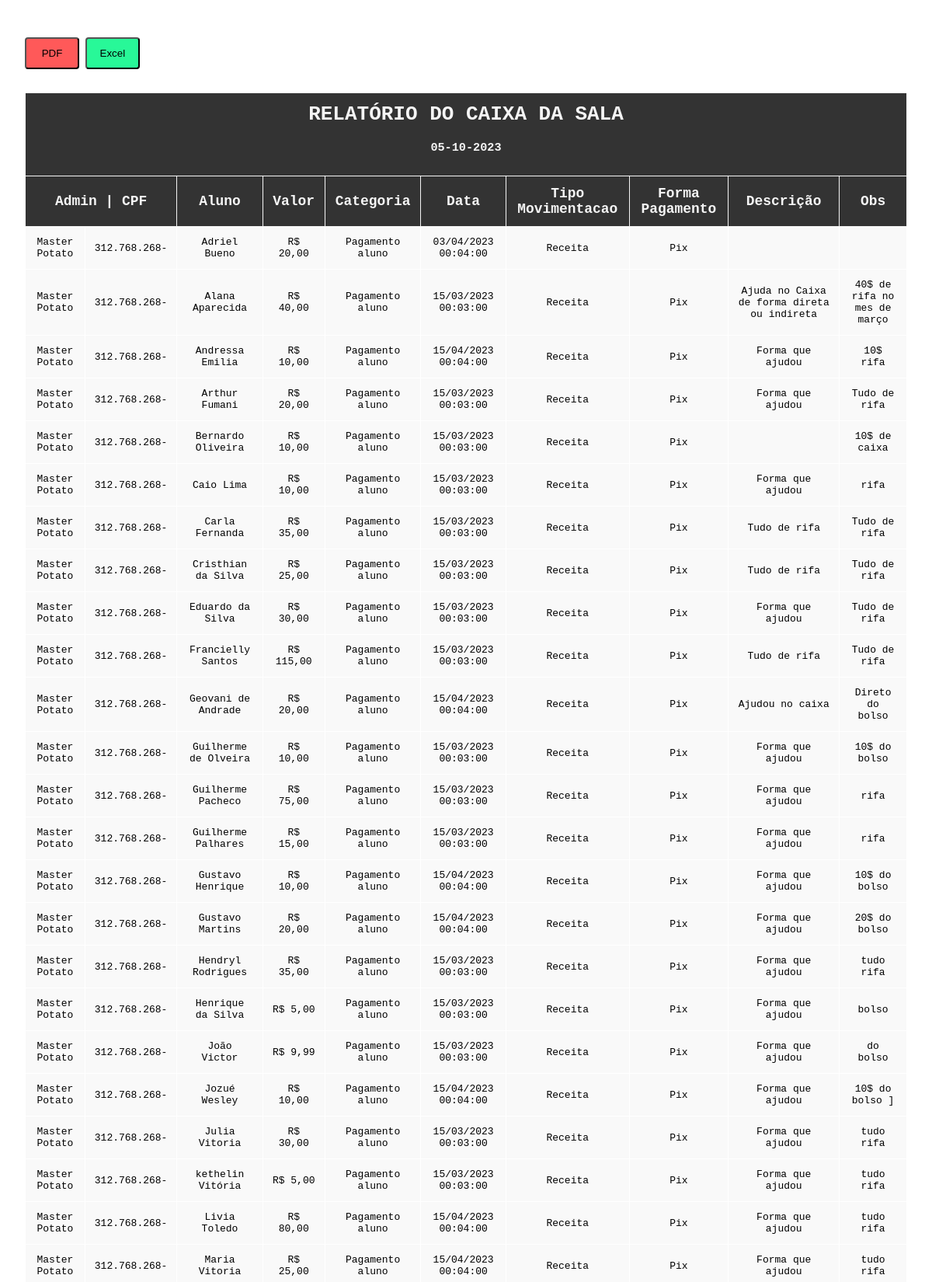
The app's page /resources/views/admin/sala/relatorio.php (signed in, upper part) with its own data.
### tables this page shows
CREATE TABLE caixa (
		 
    caixa_id INT AUTO_INCREMENT PRIMARY KEY NOT NULL,
    usuario_id INT NULL,
    FOREIGN KEY (usuario_id)
        REFERENCES Usuarios (usuario_id),
    aluno_id INT NOT NULL,
    FOREIGN KEY (aluno_id)
        REFERENCES Alunos (aluno_id),
        
		 
    categoria VARCHAR(20),
    descricao VARCHAR(100),
    data_movimentacao DATETIME,
    valor DECIMAL(10, 2),
    tipo_movimentacao VARCHAR(20),
    forma_pagamento VARCHAR(20),
    status_caixa VARCHAR(15),
    obs TEXT
);

CREATE TABLE usuarios (
	 
    usuario_id INT AUTO_INCREMENT PRIMARY KEY NOT NULL,
    tipo_usuario CHAR(3),

     
    nome VARCHAR(100) NOT NULL,
    email VARCHAR(100) UNIQUE NOT NULL,
    cpf VARCHAR(13) UNIQUE, 
    senha VARCHAR(200) NOT NULL,
    idade INT(3) NOT NULL,
     
    genero CHAR(1),
    celular VARCHAR(25),
    foto_perfil VARCHAR(200) 
        DEFAULT 'profile_default.png'
);

CREATE TABLE alunos (
	 
    aluno_id INT PRIMARY KEY NULL AUTO_INCREMENT,
    nome VARCHAR(255) NOT NULL,
    status BOOLEAN DEFAULT TRUE
);

### config.php (called while the page is built, shortened)
<?php
function autocarregamento($class_name) {
  $path = __DIR__ . '//models//' . $class_name . '.php';
}

### controllers/Sala/ConsultaController.php (called while the page is built, shortened)
<?php
global $mysqli;
$sala = new Sala($mysqli);
$porcentagemDevedoresPagantes = $sala->porcentagemDevedoresPagantes();
return $data = [
  'sala'                         => $sala->obterReceitasComAluno(),
  'pagamentosPorMes'             => $sala->agruparPagamentosPorMes(),
  'totalAlunosPagantes'          => $sala->calcularTotalAlunosPagantes(),
  'totalPagamentos'              => $sala->calcularTotalPagamentos(),
  'alunosDevedores'              => $sala->obterAlunosDevedores(),
  'rankingTopPagantes'           => $sala->calcularRankingTopPagantes(),
  'porcentagem_devedores'        => abs(round($porcentagemDevedoresPagantes['porcentagem_devedores'], 1)),
  'porcentagem_pagantes'         => abs(round($porcentagemDevedoresPagantes['porcentagem_pagantes'], 1)),
  'totalAlunos' => $sala->obterTodosAlunos()
];
?>

### models/Sala.php (called while the page is built, shortened)
<?php
class Sala {
    private $mysqli;
    private $tabela = 'caixa';
    private $tabela_secundaria = 'alunos';
    public function __construct(mysqli $mysqli)
    {
      $this->mysqli = $mysqli;
    }
    public function obterTodosAlunos() {
        $query = "SELECT * FROM ". $this->tabela_secundaria;
        $result = $this->mysqli->query($query);
        $listaDosAlunos = [];
        while ($linha = mysqli_fetch_array($result, MYSQLI_ASSOC)) {
            $listaDosAlunos[] = $linha;
        }
        return $listaDosAlunos;
    }
    public function obterReceitasComAluno()
    {
        $query = "
            SELECT
                c.*, u.*, u.nome as nome_usuario, a.nome as nome_aluno
            FROM
                " . $this->tabela . " as c
            JOIN
                usuarios AS u ON u.usuario_id = c.usuario_id
            LEFT JOIN
                alunos AS a ON a.aluno_id = c.aluno_id
            WHERE
                LOWER(c.tipo_movimentacao) = 'receita' AND
                c.aluno_id IS NOT NULL
        ";
        $result = $this->mysqli->query($query);
        $receitasComAluno = array();
        while ($linha = mysqli_fetch_array($result, MYSQLI_ASSOC)) {
            $receitasComAluno[] = $linha;
        }
        return $receitasComAluno;
    }
    public function agruparPagamentosPorMes()
    {
        $query = "
            SELECT
                YEAR(data_movimentacao) as ano,
                MONTH(data_movimentacao) as mes,
                SUM(valor) as total
            FROM
                " . $this->tabela . "
            WHERE
                LOWER(tipo_movimentacao) = 'receita' AND
                aluno_id IS NOT NULL
            GROUP BY
                YEAR(data_movimentacao), MONTH(data_movimentacao)
            ORDER BY
                YEAR(data_movimentacao) DESC, MONTH(data_movimentacao) DESC
        ";
        $result = $this->mysqli->query($query);
        $pagamentosPorMes = array();
        while ($linha = mysqli_fetch_array($result, MYSQLI_ASSOC)) {
            $pagamentosPorMes[] = $linha;
        }
        return $pagamentosPorMes;
    }
    public function calcularTotalAlunosPagantes()
    {
        $query = "
            SELECT
                COUNT(DISTINCT aluno_id) as total
            FROM
                " . $this->tabela . "
            WHERE
                LOWER(tipo_movimentacao) = 'receita' AND
                aluno_id IS NOT NULL
        ";
        $result = $this->mysqli->query($query);
        $row = $result->fetch_assoc();
        return $row['total'];
    }
    public function calcularTotalPagamentos()
    {
        $query = "
            SELECT
                SUM(valor) as total
            FROM
                " . $this->tabela . "
            WHERE
                LOWER(tipo_movimentacao) = 'receita' AND
                aluno_id IS NOT NULL
        ";
        $result = $this->mysqli->query($query);
        $row = $result->fetch_assoc();
        return $row['total'];
    }
    public function calcularRankingTopPagantes($limit = 5)
    {
        $query = "
            SELECT
                a.nome as nome_aluno,
                SUM(c.valor) as total_pago
            FROM
                " . $this->tabela . " as c
            JOIN
                alunos AS a ON a.aluno_id = c.aluno_id
            WHERE
                LOWER(c.tipo_movimentacao) = 'receita' AND
                c.aluno_id IS NOT NULL
            GROUP BY
                c.aluno_id
            ORDER BY
                total_pago DESC
            LIMIT " . $limit;
        $result = $this->mysqli->query($query);
        $ranking = array();
        while ($linha = mysqli_fetch_array($result, MYSQLI_ASSOC)) {
            $ranking[] = $linha;
        }
        return $ranking;
    }
    public function obterAlunosDevedores()
    {
        $query = "
        SELECT
            COUNT(*) as totalPagantes
        FROM
            alunos as a,
            caixa  as c
        WHERE
            LOWER(c.tipo_movimentacao) = 'receita' AND
            Year(c.data_movimentacao) =  YEAR(NOW()) AND
            MONTH(c.data_movimentacao) =  month(NOW()) AND
            c.aluno_id = a.aluno_id;
        ";
        $result = $this->mysqli->query($query);
        $alunosPagantes = $result->fetch_assoc();
        $query = "
            SELECT
                COUNT(*) as totalAlunos
            FROM
                alunos
        ";
        $result = $this->mysqli->query($query);
        $alunos = $result->fetch_assoc();
        $alunosDevedores = $alunos['totalAlunos'] - $alunosPagantes['totalPagantes'];
        return $alunosDevedores;
    }
    public function porcentagemDevedoresPagantes()
    {
        $alunosDevedores = $this->obterAlunosDevedores();
        $totalAlunos = $this->obterTodosAlunos();
        $totalDevedores = $alunosDevedores;
        $totalPagantes = count($totalAlunos) - $totalDevedores;
        $porcentagemDevedores = ($totalDevedores / count($totalAlunos)) * 100;
        $porcentagemPagantes = ($totalPagantes / count($totalAlunos)) * 100;
        return [
            'porcentagem_devedores' => $porcentagemDevedores,
            'porcentagem_pagantes' => $porcentagemPagantes
        ];
    }
}

### resources/views/admin/sala/relatorio.php (the view, shortened to what this page needs)
<?php
require dirname(dirname(dirname(dirname(__DIR__)))) . '/config.php';
include $_ENV['PASTA_CONTROLLER'] . '/Sala/ConsultaController.php';
?>
<link rel="stylesheet" href="https://cdn.datatables.net/1.13.4/css/jquery.dataTables.css" />
<body style="padding: 2rem;margin: 1rem 0;">
  <div>
  	<button
  		style="padding: 0.68rem;border-radius: 0.25rem;width: 70px;color: #000;border-color: 2px solid #555;background: #ff0000a6;cursor: pointer;"
  		onclick="exportToPDF()"
  	>
  		PDF
  	</button>
  	<button
  		style="padding: 0.68rem;border-radius: 0.25rem;width: 70px;color: #000;border-color: 2px solid #555;background: #28f898;cursor: pointer;"
  		onclick="exportToExcel()"
  	>
  		Excel
  	</button>
  </div>
  <br><br>
	<?php if (isset($data['sala']) && !empty($data['sala'])) { ?>
    <table id="myTable" class="display" style="width: 100%!important; border-collapse: collapse; border: 1px solid whitesmoke; border-radius: 3rem;" cellpadding="12" cellspacing="15" border="2">
        <thead>
            <tr>
                <th colspan="20" style="background: #333; color: whitesmoke; border: 1px solid whitesmoke;">
                    <h1 style="margin-bottom: 1.2rem;">RELATÓRIO DO CAIXA DA SALA</h1>
                     <h3><?= date('d-m-Y'); ?></h3>
                </th>
            </tr>
            <tr>
                <th colspan="2" style="font-size: 1.12rem; font-weight: 700; background: #333; color: whitesmoke; border: 1px solid whitesmoke;">Admin | CPF</th>
                <th style="font-size: 1.12rem; font-weight: 700; background: #333; color: whitesmoke; border: 1px solid whitesmoke;">Aluno</th>
                <th style="font-size: 1.12rem; font-weight: 700; background: #333; color: whitesmoke; border: 1px solid whitesmoke;">Valor</th>
                <th style="font-size: 1.12rem; font-weight: 700; background: #333; color: whitesmoke; border: 1px solid whitesmoke;">Categoria</th>
                <th style="font-size: 1.12rem; font-weight: 700; background: #333; color: whitesmoke; border: 1px solid whitesmoke;">Data</th>
                <th style="font-size: 1.12rem; font-weight: 700; background: #333; color: whitesmoke; border: 1px solid whitesmoke;">Tipo Movimentacao</th>
                <th style="font-size: 1.12rem; font-weight: 700; background: #333; color: whitesmoke; border: 1px solid whitesmoke;">Forma Pagamento</th>
                <th style="font-size: 1.12rem; font-weight: 700; background: #333; color: whitesmoke; border: 1px solid whitesmoke;">Descrição</th>
                <th style="font-size: 1.12rem; font-weight: 700; background: #333; color: whitesmoke; border: 1px solid whitesmoke;">Obs</th>
            </tr>
        </thead>
        <tbody>
            <?php foreach ($data['sala'] as $sala): ?>
            <tr>
                <td style="background: #f9f9f9; border: 1px solid #fff; text-align: center;">
                    <?= ucfirst($sala['nome_usuario']); ?>
                </td>
                <td style="background: #f9f9f9; border: 1px solid #fff; text-align: center;">
                    <?= Mascara::mascararCPF($sala['cpf']); ?>
                </td>
                <td style="background: #f9f9f9; border: 1px solid #fff; text-align: center;">
                    <?= !empty($sala['nome_aluno'])? $sala['nome_aluno'] : 'N/A'; ?>
                </td>
                <td style="background: #f9f9f9; border: 1px solid #fff; text-align: center;">
                    <?= Money::format($sala['valor']); ?>
                </td>
                <td style="background: #f9f9f9; border: 1px solid #fff; text-align: center;">
                    <?= ucfirst($sala['categoria']); ?>
                </td>
                <td style="background: #f9f9f9; border: 1px solid #fff; text-align: center;">
                    <?= date('d/m/Y H:m:s', strtotime($sala['data_movimentacao'])); ?>
                </td>
                <td style="background: #f9f9f9; border: 1px solid #fff; text-align: center;">
                    <?= ucfirst($sala['tipo_movimentacao']); ?>
                </td>
                <td style="background: #f9f9f9; border: 1px solid #fff; text-align: center;">
                    <?= ucfirst($sala['forma_pagamento']); ?>
                </td>
                <td style="background: #f9f9f9; border: 1px solid #fff; text-align: center;">
                    <?= !empty($sala['descricao']) || isset($sala['descricao'])? $sala['descricao'] : 'N/A'; ?>
                </td>
                <td style="background: #f9f9f9; border: 1px solid #fff; text-align: center;">
                    <?= !empty($sala['obs']) || isset($sala['obs'])? $sala['obs'] : 'N/A'; ?>
                </td>
            </tr>
            <?php endforeach; ?>
        </tbody>
    </table>
  <?php } else { ?>
      <br>
      <h3>Sem dados</h3>
  <?php } ?>
</body>

### resources/views/admin/sala/relatorio.php (style rules this page uses)
body { font-family: monospace; font-weight: 600; }

### records on screen
caixa: usuario.nome "Master Potato", usuario.cpf "312.768.268-", aluno.nome "Adriel Bueno", valor "R$ 20,00", categoria "Pagamento aluno", data_movimentacao "03/04/2023 00:04:00", tipo_movimentacao "Receita", forma_pagamento "Pix"
caixa: usuario.nome "Master Potato", usuario.cpf "312.768.268-", aluno.nome "Alana Aparecida", valor "R$ 40,00", categoria "Pagamento aluno", data_movimentacao "15/03/2023 00:03:00", tipo_movimentacao "Receita", forma_pagamento "Pix", descricao "Ajuda no Caixa de forma direta ou indireta", obs "40$ de rifa no mes de março"
caixa: usuario.nome "Master Potato", usuario.cpf "312.768.268-", aluno.nome "Andressa Emilia", valor "R$ 10,00", categoria "Pagamento aluno", data_movimentacao "15/04/2023 00:04:00", tipo_movimentacao "Receita", forma_pagamento "Pix", descricao "Forma que ajudou", obs "10$ rifa"
caixa: usuario.nome "Master Potato", usuario.cpf "312.768.268-", aluno.nome "Arthur Fumani", valor "R$ 20,00", categoria "Pagamento aluno", data_movimentacao "15/03/2023 00:03:00", tipo_movimentacao "Receita", forma_pagamento "Pix", descricao "Forma que ajudou", obs "Tudo de rifa"
caixa: usuario.nome "Master Potato", usuario.cpf "312.768.268-", aluno.nome "Bernardo Oliveira", valor "R$ 10,00", categoria "Pagamento aluno", data_movimentacao "15/03/2023 00:03:00", tipo_movimentacao "Receita", forma_pagamento "Pix", obs "10$ de caixa"
caixa: usuario.nome "Master Potato", usuario.cpf "312.768.268-", aluno.nome "Caio Lima", valor "R$ 10,00", categoria "Pagamento aluno", data_movimentacao "15/03/2023 00:03:00", tipo_movimentacao "Receita", forma_pagamento "Pix", descricao "Forma que ajudou", obs "rifa"
caixa: usuario.nome "Master Potato", usuario.cpf "312.768.268-", aluno.nome "Carla Fernanda", valor "R$ 35,00", categoria "Pagamento aluno", data_movimentacao "15/03/2023 00:03:00", tipo_movimentacao "Receita", forma_pagamento "Pix", descricao "Tudo de rifa", obs "Tudo de rifa"
caixa: usuario.nome "Master Potato", usuario.cpf "312.768.268-", aluno.nome "Cristhian da Silva", valor "R$ 25,00", categoria "Pagamento aluno", data_movimentacao "15/03/2023 00:03:00", tipo_movimentacao "Receita", forma_pagamento "Pix", descricao "Tudo de rifa", obs "Tudo de rifa"
caixa: usuario.nome "Master Potato", usuario.cpf "312.768.268-", aluno.nome "Eduardo da Silva", valor "R$ 30,00", categoria "Pagamento aluno", data_movimentacao "15/03/2023 00:03:00", tipo_movimentacao "Receita", forma_pagamento "Pix", descricao "Forma que ajudou", obs "Tudo de rifa"
caixa: usuario.nome "Master Potato", usuario.cpf "312.768.268-", aluno.nome "Francielly Santos", valor "R$ 115,00", categoria "Pagamento aluno", data_movimentacao "15/03/2023 00:03:00", tipo_movimentacao "Receita", forma_pagamento "Pix", descricao "Tudo de rifa", obs "Tudo de rifa"
caixa: usuario.nome "Master Potato", usuario.cpf "312.768.268-", aluno.nome "Geovani de Andrade", valor "R$ 20,00", categoria "Pagamento aluno", data_movimentacao "15/04/2023 00:04:00", tipo_movimentacao "Receita", forma_pagamento "Pix", descricao "Ajudou no caixa", obs "Direto do bolso"
caixa: usuario.nome "Master Potato", usuario.cpf "312.768.268-", aluno.nome "Guilherme de Olveira", valor "R$ 10,00", categoria "Pagamento aluno", data_movimentacao "15/03/2023 00:03:00", tipo_movimentacao "Receita", forma_pagamento "Pix", descricao "Forma que ajudou", obs "10$ do bolso"
caixa: usuario.nome "Master Potato", usuario.cpf "312.768.268-", aluno.nome "Guilherme Pacheco", valor "R$ 75,00", categoria "Pagamento aluno", data_movimentacao "15/03/2023 00:03:00", tipo_movimentacao "Receita", forma_pagamento "Pix", descricao "Forma que ajudou", obs "rifa"
caixa: usuario.nome "Master Potato", usuario.cpf "312.768.268-", aluno.nome "Guilherme Palhares", valor "R$ 15,00", categoria "Pagamento aluno", data_movimentacao "15/03/2023 00:03:00", tipo_movimentacao "Receita", forma_pagamento "Pix", descricao "Forma que ajudou", obs "rifa"
caixa: usuario.nome "Master Potato", usuario.cpf "312.768.268-", aluno.nome "Gustavo Henrique", valor "R$ 10,00", categoria "Pagamento aluno", data_movimentacao "15/04/2023 00:04:00", tipo_movimentacao "Receita", forma_pagamento "Pix", descricao "Forma que ajudou", obs "10$ do bolso"
caixa: usuario.nome "Master Potato", usuario.cpf "312.768.268-", aluno.nome "Gustavo Martins", valor "R$ 20,00", categoria "Pagamento aluno", data_movimentacao "15/04/2023 00:04:00", tipo_movimentacao "Receita", forma_pagamento "Pix", descricao "Forma que ajudou", obs "20$ do bolso"
caixa: usuario.nome "Master Potato", usuario.cpf "312.768.268-", aluno.nome "Hendryl Rodrigues", valor "R$ 35,00", categoria "Pagamento aluno", data_movimentacao "15/03/2023 00:03:00", tipo_movimentacao "Receita", forma_pagamento "Pix", descricao "Forma que ajudou", obs "tudo rifa"
caixa: usuario.nome "Master Potato", usuario.cpf "312.768.268-", aluno.nome "Henrique da Silva", valor "R$ 5,00", categoria "Pagamento aluno", data_movimentacao "15/03/2023 00:03:00", tipo_movimentacao "Receita", forma_pagamento "Pix", descricao "Forma que ajudou", obs "bolso"
caixa: usuario.nome "Master Potato", usuario.cpf "312.768.268-", aluno.nome "João Victor", valor "R$ 9,99", categoria "Pagamento aluno", data_movimentacao "15/03/2023 00:03:00", tipo_movimentacao "Receita", forma_pagamento "Pix", descricao "Forma que ajudou", obs "do bolso"
caixa: usuario.nome "Master Potato", usuario.cpf "312.768.268-", aluno.nome "Jozué Wesley", valor "R$ 10,00", categoria "Pagamento aluno", data_movimentacao "15/04/2023 00:04:00", tipo_movimentacao "Receita", forma_pagamento "Pix", descricao "Forma que ajudou", obs "10$ do bolso ]"
caixa: usuario.nome "Master Potato", usuario.cpf "312.768.268-", aluno.nome "Julia Vitoria", valor "R$ 30,00", categoria "Pagamento aluno", data_movimentacao "15/03/2023 00:03:00", tipo_movimentacao "Receita", forma_pagamento "Pix", descricao "Forma que ajudou", obs "tudo rifa"
caixa: usuario.nome "Master Potato", usuario.cpf "312.768.268-", aluno.nome "kethelin Vitória", valor "R$ 5,00", categoria "Pagamento aluno", data_movimentacao "15/03/2023 00:03:00", tipo_movimentacao "Receita", forma_pagamento "Pix", descricao "Forma que ajudou", obs "tudo rifa"
caixa: usuario.nome "Master Potato", usuario.cpf "312.768.268-", aluno.nome "Livia Toledo", valor "R$ 80,00", categoria "Pagamento aluno", data_movimentacao "15/04/2023 00:04:00", tipo_movimentacao "Receita", forma_pagamento "Pix", descricao "Forma que ajudou", obs "tudo rifa"
caixa: usuario.nome "Master Potato", usuario.cpf "312.768.268-", aluno.nome "Maria Vitoria", valor "R$ 25,00", categoria "Pagamento aluno", data_movimentacao "15/04/2023 00:04:00", tipo_movimentacao "Receita", forma_pagamento "Pix", descricao "Forma que ajudou", obs "tudo rifa"
